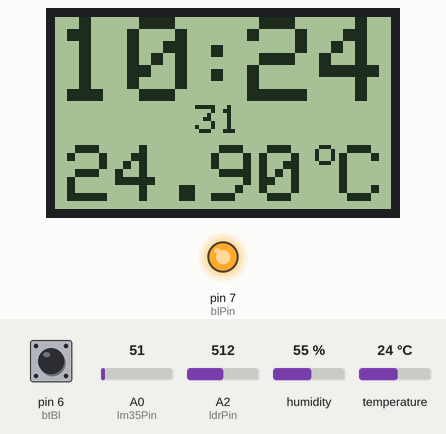
This sketch was run on a simulated Arduino Uno, built with avr-gcc and run on an emulated ATmega328P. Shown: 84×48 one-colour display, output pins drawn as LEDs (lit = HIGH). Wiring (inferred from the names in the program): DHT11 sensor: data A1. The test bench sets the inputs (shaded band); at power-on: humidity 55 %, A2 (ldrPin) = 512, A0 (lm35Pin) = 51, pin 6 (btBl) HIGH, temperature 24 °C. The local clock reads 2024-03-15 10:24:30 at power-on unless the sketch sets it; pins used as bus, display or sensor lines are not drawn; what the sketch prints to the serial monitor is not drawn.

Above: at 1.3 s.
1.4 s: humidity set to 22 %
4.4 s: A2 (ldrPin) set to 716
7.4 s: humidity set to 40 %
At 10.1 s:
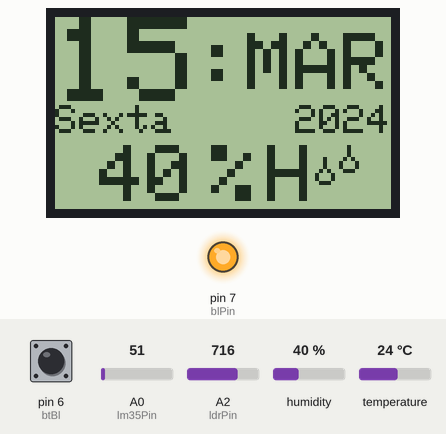
10.4 s: A2 (ldrPin) set to 992
At 12.4 s:
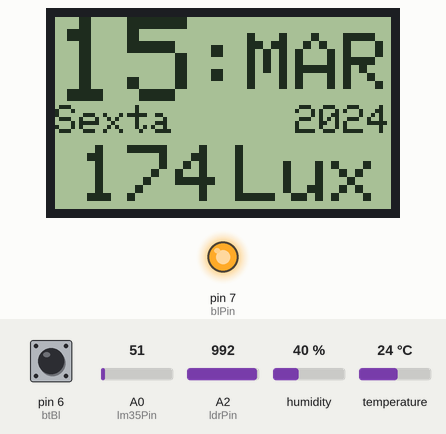
13.1 s: A2 (ldrPin) set to 1010
At 14.5 s:
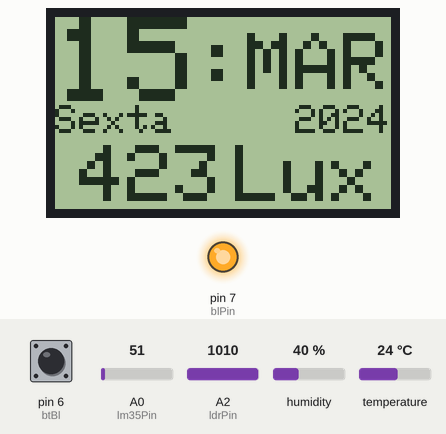
15.6 s: A0 (lm35Pin) set to 61
Timing chart, 0 to 18.6 s (numbered marks = the images above; inputs shaded):
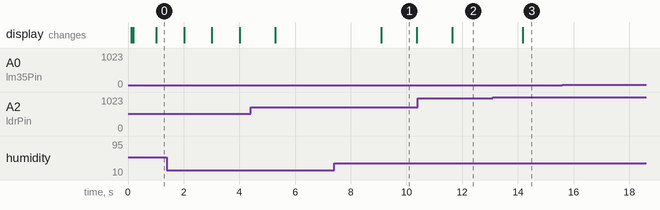

The sketch:

Simula__o_LCD_Nokia.ino
```cpp
/*
  Relogio, temperatura, Humidade do Ar e Luminosidade
  - Modulo Clock RTC DS1307
  - Modulo Humidade DHT11h
  - Modulo LM35 temperatura
  - Modulo LDR luminosidade
  - 19/02/2014 By Zedequias Fonseca
	- http://vfeletronica.blogspot.com.br
	- zedequias.fonseca@gmail.com
*/

// Display LCD Nokia 3310/5110
#include <SPI.h>               // Biblioteca SPI para comunicação do LCD Nokia
#include <Adafruit_GFX.h>      // Biblioteca Grafica Adafruit
#include <Adafruit_PCD8544.h>  // Biblioteca para o LCD Nokia 3110/5110

// Módulos
#include <Wire.h>              // Biblioteca I2C para comunicação do RTC DS1307
#include <dht.h>               // Biblioteca utilizada para controle de sensor Humidade DHT11
#include <RTClib.h>            // Biblioteca de controle do Relogio RTC 1307

/*
  Arduino                     LCD
  5v      ------------------ 3-VCC
  GND     ------------------ 1-GND
  PIN #8  ------------------ 6-D/C
  PIN #9  ---------- ------- 8-RST
  PIN #10 ------------------ 7-SCE
  PIN #11 -----------------  5-DNK(MOSI) (SDIN)
  PIN #13 -----------------  4-SCLK
  PIN #7  ------------------ 2-BL (LED)
*/
		   		                             // (SCLK,DIN,DC,CS,RST)
Adafruit_PCD8544 display = Adafruit_PCD8544(13, 11, 8, 10, 9);

RTC_DS1307 RTCsensor;   // RTC - Real Time Clock
dht DHTsensor;          // Cria um objeto DHTsensor

const int lm35Pin = A0; // Pino analógico em que o sensor LM35 está conectado
const int dhtPin  = A1; // Pino analógico em que o sensor DHT11 está conectado
const int ldrPin  = A2; // Pino analógico em que o sensor LDR está conectado
const int blPin   = 7;  // Pino digital em que o sensor pino BL(led) do display está conectado
const int btBl    = 6;  // Pino digital em que o botão que liga o BL(led) do display, está conectado

// Temperatura e Humidade
float t, tx = 0.00;     // Temperatura ambiente
int h, hx = 0;          // Humidade do Ar

// LDR lux
int mCont;              // Variável utilizada para armazenar os valores lidos pelo sensor
float mTensao, mCorrente, mLux, mLdr;

long mInicio = 0;       // momento em que liga BL(Led) display
DateTime now;           // para armazenat data e a hora e data do momento

// desenho da gotinha
const static unsigned char PROGMEM gota[] =
{ B0001000,
  B0001000,
  B0001000,
  B0010100,
  B0100010,
  B0100010,
  B0011100
};

String dia(); // Funçao dia() - Retorna string comm dia da semana
String mes(); // Funçao mes() - Retorna string comm mes atual

void linha(byte x1, byte y1, byte x2, byte y2, char color); // Funçao linha() - desenha umma linha

void setup ()
{
	Wire.begin(); // Inicia I2C para comunicar o RTC DS1307

	// ------------------------------------------------------
	RTCsensor.begin();                                // Inicializacao do modulo RTC
  delay(10);                                        // Aguarda se 10 milissegundos para fazer a proxima leitura

  t = (5.0 * analogRead(lm35Pin) * 100.0) / 1024.0; // ler Sensor da temperatura
  delay(10);                                        // Aguarda se 10 milissegundos para fazer a proxima leitura

  DHTsensor.read11(dhtPin);                         // ler Sensor da Humidade
  h = hx + DHTsensor.humidity;                      // Humidade do Ar
  delay(10);                                        // Aguarda se 10 milissegundos para fazer a proxima leitura

  mLdr = analogRead(ldrPin);                        // Lê o valor do sensor (LDR ligado ao pino A2) e guarda na variável LDR
  mTensao = (mLdr * 0.0048875855327468);
  mCorrente = mTensao / 47000;                      // 47K é resistencia auxiliar
  mLdr = ((5 - mTensao) / mCorrente);
  mLux = 255.84 * pow(mLdr, -10 / 9);               // equação da luminosidade
  mLux = mLux * 1000;                               // acrecenta 3 casas
  delay(10);                                        // Aguarda se 10 milissegundos
  // ------------------------------------------------------

  display.begin();                       // inicia LCD
  display.setContrast(50);               // você pode alterar o contraste em torno de se adaptar a exibição. Para a melhor visualização!
  display.clearDisplay();
  display.display();

  // 2 retangulo para engrossar a linha
  display.drawRect(0, 0, 84, 48, BLACK); // Desenha o retangulo da borda no limite
  display.drawRect(1, 1, 82, 46, BLACK); // Desenha o retangulo da borda 2 casas para dentro
  display.setTextSize(3);
  display.setCursor(16, 13);
  //display.setTextColor(WHITE, BLACK);  // inverte fundo  "zvf", 30, 47
  //display.print("ZVF");
  display.display();

  //delay (3000);
  display.clearDisplay();                // Apaga o buffer e o display

  pinMode(lm35Pin, INPUT);   // pino de leitura do Sensor LM35
  pinMode(dhtPin, INPUT);    // pino de leitura do Sensor DHT11
  pinMode(ldrPin, INPUT);    // Pino de leitura do Sensor LDR
  pinMode(blPin, OUTPUT);    // Pino digital em que o sensor pino BL(led) do display está conectado
  pinMode(btBl, INPUT);      // Pino digital em que o botão que liga o BL(led) do display, está conectado
  digitalWrite(blPin, HIGH); // desliga BL(Led) display
  digitalWrite(btBl, HIGH);  // eleva pino do botao que liga o BL(Led) di display

  mInicio = millis();        // momento em que liga BL(Led) display

  Serial.begin(9600);

  if (! RTCsensor.isrunning())
  {
	  Serial.println("RTC nao encontrado...");
  }
  else
  {
	  // se precisar acertar o relógio ... basta remover descomente a linha abaixo
	  // RTCsensor.adjust(DateTime(__DATE__, __TIME__)); // ajusta pela a data da compilaçãoda sketch
	  // RTCsensor.adjust(DateTime("December/21/2014",__TIME__)); // Acerta data e hora com valor digitado
  }

  Serial.println("");
  Serial.print("Leitura do DH11 = ");
  Serial.println(h);
  Serial.println("");

  Serial.print("Leitura do LM35 = ");
  Serial.println(t);
  Serial.println("");

  Serial.print("Leitura do LDR  = ");
  Serial.println(mLux);
  Serial.println("");
  Serial.println("- - - - - - - - - - - - - -");
  Serial.println("");
}

void loop ()
{
  now = RTCsensor.now(); // ler sensor da hora e data

  // para o tempo de exibição na tela
  int zs = now.second() / 25;
  int us = now.second() - zs * 25; // vai contar 25s

  if (us < 9) // Relogio  +- 10s
  {
		display.setTextSize(3);
		display.setTextColor(BLACK);
		display.setCursor(0, 0);     // Horas

		if (now.hour() < 10)
		{
		  display.print(" ");
		  display.print(now.hour(), DEC);
		}
		else
		{
		  display.print(now.hour(), DEC);
		}

		display.setTextSize(3);
		display.setCursor(33, 1);
		display.print(":");
		display.setTextSize(3);
		display.setCursor(48, 0);    // minutos

		if (now.minute() < 10)
		{
		  display.print("0");
		  display.print(now.minute(), DEC);
		}
		else
		{
		  display.print(now.minute(), DEC);
		}

		display.setTextSize(1);
		display.setCursor(35, 22);   // segundos

		if (now.second() < 10)
		{
		  display.print("0");
		  display.print(now.second(), DEC);
		}
		else
		{
		  display.print(now.second(), DEC);
		}
  }
  else if (us > 8) // 2 Dia +- 10s
  {
		display.setTextSize(3);
		display.setCursor(0, 0);

		if (now.day() < 10)
		{
		  display.print("0");
		  display.print(now.day(), DEC);
		}
		else
		{
		  display.print(now.day(), DEC);
		}

		display.setCursor(0, 22);
		display.setTextSize(1);
		display.print(dia());            // Dia da Semana
		display.setCursor(33, 1);
		display.setTextSize(3);
		display.print(":");
		display.setCursor(48, 4);
		display.setTextSize(2);
		display.print(mes());            // Mes
		display.setCursor(60, 22);
		display.setTextSize(1);          // Ano
		display.print(now.year(), DEC);
  }

  display.setTextSize(1);
  display.setCursor(0, 28);
  //linha(0, 30, 83, 30, BLACK); // desenha 1 linha
  //linha(0, 47, 83, 47, BLACK); // desenha 1 linha

  if (us < 9) // Temperatura
  {
		display.setTextSize(2);
		display.setTextColor(BLACK);
		display.setCursor(3, 32);
		display.print(t, 1);              // temperatura com 1 casa decimal
    display.setCursor(51, 32);
		display.print("0");               // coloco zero como a segunda casa decimal
		display.setCursor(71, 32);
		display.print("C");
		display.setTextSize(1);
		display.setTextColor(BLACK);
		display.setCursor(65, 30);
		display.print("o");
		display.display();                // SplashScreen
  }
  else if (us > 8 && us < 15)         // Humidade
  {
		display.setTextSize(2);
		display.setCursor(11, 32);
		//display.print(h*2);               // Humidade * 2 para corrigir erro do sensor

		display.print(h);                // Humidade Proteus
		display.setCursor(53, 32);
		display.print("H");
		display.drawBitmap(69, 32,  gota, 8, 8, 1);
		display.drawBitmap(63, 35,  gota, 8, 8, 1);
		display.setTextSize(2);
		display.setTextColor(BLACK);
		display.setCursor(39, 32);
		display.print("%");
		display.display();                // splashscreen - troca para tela da humidade
  }
  else if (us > 14)                   // Lux - luminisidade
  {
		display.setTextSize(2);
		display.setTextColor(BLACK);

		if (mLux > 999)
		{
			display.setCursor(0, 32);
		  display.print(mLux, 0);          // luminisidade com 1 casa decimal
	  	display.setCursor(48, 32);
		  display.print("Lux");
    }
    else if (mLux > 99 && mLux < 1000) // 3 algarismos
		{
			display.setCursor(6, 32);
		  display.print(mLux, 0);          // luminisidade com 1 casa decimal
	  	display.setCursor(45, 32);
		  display.print("Lux");
    }
    else if (mLux > 9 && mLux < 100)   // 2 algarismos
		{
			display.setCursor(11, 32);
		  display.print(mLux, 0);          // luminisidade com 1 casa decimal
	  	display.setCursor(40, 32);
		  display.print("Lux");
    }
     else if (mLux < 10)               // 1 algarismo
    {
      display.setCursor(6, 32);
      display.print(mLux, 1);          // luminisidade com 1 casa decimal
      display.setCursor(44, 32);
      display.print("Lux");
    }

		display.display();                 // SplashScreen
  }

  // ler botao que liga o BL do LCD
  if(digitalRead(btBl) == LOW)         // se pressionou botao que liga BL(led) do display
  {
		digitalWrite(blPin, HIGH);         // liga BL(led) do display
		mInicio = millis();                // momento em que liga BL(Led) display
  }

  if((millis() - mInicio) > 30000)     // se ja passaram 30s
  {
		digitalWrite(blPin, LOW);          // desliga BL(led) do display
		mInicio = 0;                       // zera temporização
  }

  if (us > 8)    // se estiver mostrando Data, para nao atrapalhar mostrar os Seg
  {
	  int i = 1;   // para controle do loop de 5 leitura da humidade do ar

	  while(true)  // loop eterno
	  {
			if(i > 5)  // se leu o sensor 5 vezes
			{
			  break;   // sai da leitura
			}

      int chk = DHTsensor.read11(dhtPin); // ler o sensor de humidade do ar

      switch(chk)                         // verifica erro da resposta do sensor
		  {
		    case DHTLIB_OK:                   // leitura Ok
			    //Serial.println("OK");
		      hx = hx + DHTsensor.humidity;   // ler Humidade do Ar

		      if (i == 5)   // se fez 5 leituras
		      {
		        h = hx / i; // calcula a media da leitura da humidade do ar
			      hx = 0;     // zera variavel para calcular a proxima media
		      }
		      break;
		    case DHTLIB_ERROR_CHECKSUM: // -1
			     //Serial.println("Erro no checksum");
			     h = 0; // zera variavel da leitura da humidade do ar
			     break;
		    case DHTLIB_ERROR_TIMEOUT: // -2
			    //Serial.println("Tempo esgotado");
			    h = 0;  // zera variavel da leitura da humidade do ar
			    break;
		  }

		  i = i + 1;  // inclementa contador de leitura

		  // menos de 150 ms da erro de leitura no sensor de temperatura/humidade do ar
		  delay(170); // aguarda 170ms x 5 leituras vai dar 8.5 seg menor que 10 seg da variavel (us)
	  } // fim loop

    Serial.print("Leitura do DH11 = ");
    Serial.println(h);
    Serial.println("");

    // LM35 - Temperatura
	  tx = 0.00;                      // zera variavel
	  for (int x = 0; x <= 1000; x++) // faço 1000 leitura da temperatura
	  {
	    tx = tx + (5.0 * analogRead(lm35Pin) * 100.0) / 1024.0;
	    t = tx / x;                   // e calculo a media
    }

    Serial.print("Leitura do LM35 = ");
    Serial.println(t);
    Serial.println("");

    // LDR - lux
    mLdr = 0;                     // Zera a variável LDR
	  for(int y=0; y <= 10; y++)    // Faz 10 vezes a leitura do sensor
	  {
	    mCont = analogRead(ldrPin); // Lê o valor do sensor (LDR ligado ao pino A2) e guarda na variável LDR
	    mLdr = mLdr + mCont;        // Armazenamento na varíavel LDR o valor lido + o valor anterior
	    delay(10);                  // Aguarda se 10 milissegundos para fazer a proxima leitura
	  }

	  mLdr = mLdr / 10;                       // Divide o valor armazenado por 10 para achar a media das 10 leituras
	  mTensao = (mCont * 0.0048875855327468);
	  mCorrente = mTensao / 47000;            // 47K é resistencia auxiliar
	  mLdr = ((5 - mTensao) / mCorrente);
	  mLux = 255.84 * pow(mLdr, -10 / 9);     // equação da luminosidade
	  mLux = mLux * 1000;                     // acrecenta 3 casas

	  Serial.print("Leitura do LDR  = ");
    Serial.println(mLux);
    Serial.println("");
    Serial.println("- - - - - - - - - - - - - -");
    Serial.println("");
  }

  display.clearDisplay(); // Apaga o buffer e o display
}

// Funçao mes() - Retorna string comm mes atual
String mes()
{
  String mMes = "";

  switch (now.month()) // compara mes
  {
		case 1:
		  mMes = "JAN";
		  break;
		case 2:
		  mMes = "FEV";
		  break;
		case 3:
		  mMes = "MAR";
		  break;
		case 4:
		  mMes = "ABR";
		  break;
		case 5:
		  mMes = "MAI";
		  break;
		case 6:
		  mMes = "JUN";
		  break;
		case 7:
		  mMes = "JUL";
		  break;
		case 8:
		  mMes = "AGO";
		  break;
		case 9:
		  mMes = "SET";
		  break;
		case 10:
		  mMes = "OUT";
		  break;
		case 11:
		  mMes = "NOV";
		  break;
		case 12:
		  mMes = "DEZ";
		  break;
  }

  return mMes; // reetorna Mes
}

// Funçao dia() - Retorna string comm dia da semana
String dia()
{
  String mDia = "";

  switch (now.dayOfWeek()) // compara dia da semana
  {
		case 0:
		  mDia = "Domingo";
		  break;
		case 1:
		  mDia = "Segunda";
		  break;
		case 2:
		  mDia = "Terca";
		  break;
		case 3:
		  mDia = "Quarta";
		  break;
		case 4:
		  mDia = "Quinta";
		  break;
		case 5:
		  mDia = "Sexta";
		  break;
		case 6:
		  mDia = "Sabado";
		  break;
  }
  return mDia;   // retorna Dia da Semana
}

// Funçao linha() - desena umma linha
void linha(byte x1, byte y1, byte x2, byte y2, char color)
{
	// (Col, Lin, Col, Lin, Cor)  Linha 0 a 47  e Coluna 0 a 83
	// (x1, y1, x2, y2, color) -> desenha 1 linha de (x1, x2) ate (y1, y2)
  display.drawLine(x1, y1, x2, y2, color);
}
```

Measured:
- after the input at 7.4 s, the display: changes after 1.7 s (image 1)
- after the input at 10.4 s, the display: changes after 1.2 s (image 2)
- after the input at 13.1 s, the display: changes after 1.1 s (image 3)
- after the input at 15.6 s, every drawn part: stays the same
- what the display in image 1 shows lasts 1.3 s, from 9.1 s to 10.4 s
